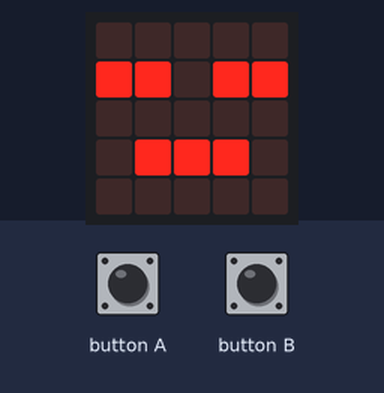
The program below on a simulated BBC micro:bit running MicroPython. Shown: the board's 5×5 LED display. The test bench sets the inputs (shaded band). The 48×5 strip is a reading aid, not a part: it shows the text the display is scrolling, unrolled, one strip-width of it at a time.

Above: at 6.4 s.
6.5 s: button A pressed for 0.15 s
At 7.2 s:
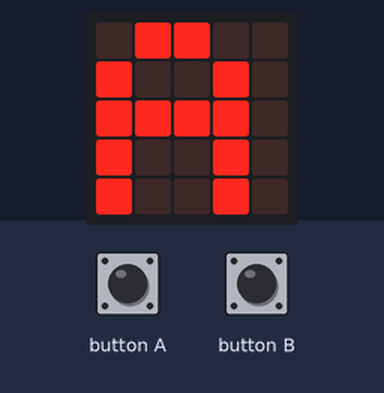
9.6 s: button B pressed for 3.2 s
At 12.2 s:
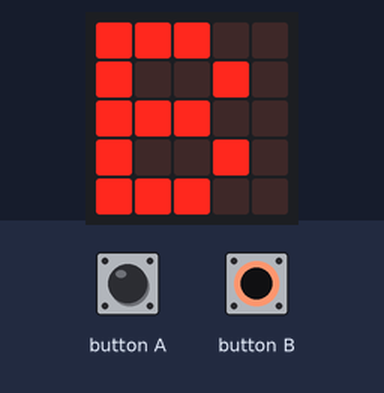
14.3 s: button A pressed for 3.2 s
At 17.2 s:
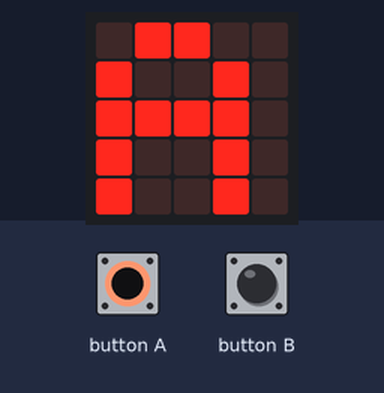
Timing chart, 0 to 18.7 s (numbered marks = the images above; inputs shaded):
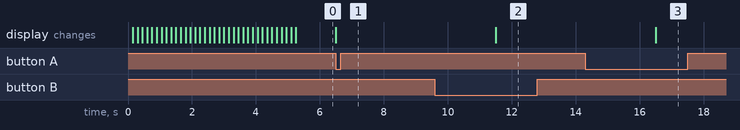

The program:

buzzer.py
```python
#buzzer
#show the fastest of two players
from microbit import *

display.scroll('Buzzer', wait = True)

while True:
    if button_a.is_pressed():
        display.show('A')
        sleep(5000)
    if button_b.is_pressed():
        display.show('B')
        sleep(5000)
    display.show(Image.ASLEEP)
```

Measured:
- after the input at 6.5 s, the display: changes at once (image 1)
- after the input at 9.6 s, the display: changes after 1.9 s (image 2)
- after the input at 14.3 s, the display: changes after 2.2 s (image 3)
